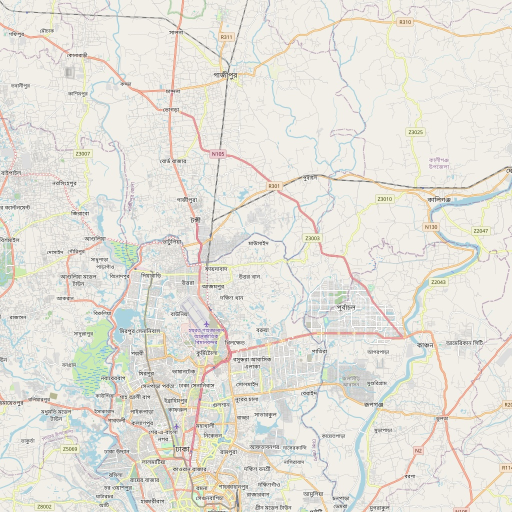
#> input picture Presentation/matlab/osm_basemap_4camp.jpg, 1024 x 1024 px (shown at 1/2 size)
$ python make_fig_routes.py
#> lines starting #> are read from the running program, lines starting #| are printed output that depends on the picture
"""Figure 1 of the journal paper: routes of the four development campaigns.

Redraw from the route and handover CSVs and the cached OpenStreetMap basemap in
Presentation/matlab (tiles fetched once at zoom 13; Map data (c) OpenStreetMap contributors, ODbL).
Usage:
  python make_fig_routes.py <out.png>                 cached OSM basemap (Bengali labels)
  python make_fig_routes.py <out.png> --tiles esri    English labels: downloads Esri World Street Map
        tiles once (zoom 13, ~35 tiles, cached in Presentation/matlab/tiles_esri). Needs internet.
        LOOK AT THE RESULT: a provider that has started requiring a key returns watermarked tiles.
  python make_fig_routes.py <out.png> --tiles mock    offline self-test of the stitching
"""
import sys, pathlib, math, io, time, argparse, urllib.request
import numpy as np, pandas as pd
import matplotlib
matplotlib.use("Agg")
import matplotlib.pyplot as plt
from PIL import Image
from matplotlib.lines import Line2D

ROOT = pathlib.Path(__file__).resolve().parents[4]
SRC = ROOT / "Presentation" / "matlab"
ap = argparse.ArgumentParser()
ap.add_argument("out", nargs="?", default="fig03_map_routes.png")
ap.add_argument("--tiles", choices=["cached", "esri", "mock"], default="cached")
ap.add_argument("--zoom", type=int, default=13)
args = ap.parse_args()
OUT = args.out

lat0, lon0 = 23.812500, 90.404213
def km(lat, lon):
    R, k = 6378.137, np.cos(np.deg2rad(lat0))
    merc = lambda p: np.log(np.tan(np.pi / 4 + np.deg2rad(p) / 2))
    return R * np.deg2rad(lon - lon0) * k, R * (merc(lat) - merc(lat0)) * k

R = pd.read_csv(SRC / "map_route_4camp.csv")
#> (reads Presentation/matlab/map_route_4camp.csv from the repository)
H = pd.read_csv(SRC / "map_handovers_4camp.csv")
#> (reads Presentation/matlab/map_handovers_4camp.csv from the repository)
cols = {1: "#1f4e79", 2: "#e69f00", 3: "#2a8c55", 4: "#c0392b"}
drives = {1: 15, 2: 8, 3: 20, 4: 14}

xw, xe, ys, yn = -5.5020, 15.4772, -7.9731, 19.8306   # plotted window (km)
_R, _K = 6378.137, math.cos(math.radians(lat0))
_merc = lambda p: math.log(math.tan(math.pi / 4 + math.radians(p) / 2))
_X = lambda lon: _R * math.radians(lon - lon0) * _K
_Y = lambda lat: _R * (_merc(lat) - _merc(lat0)) * _K
_tlon = lambda n, z: n / 2 ** z * 360 - 180
_tlat = lambda m, z: math.degrees(math.atan(math.sinh(math.pi * (1 - 2 * m / 2 ** z))))
_tx = lambda lon, z: int((lon + 180) / 360 * 2 ** z)
_ty = lambda lat, z: int((1 - math.asinh(math.tan(math.radians(lat))) / math.pi) / 2 * 2 ** z)


def _lon_of(xkm):
    return lon0 + math.degrees(xkm / (_R * _K))


def _lat_of(ykm):
    m = ykm / (_R * _K) + _merc(lat0)
    return math.degrees(2 * math.atan(math.exp(m)) - math.pi / 2)


def stitched_basemap(source, z):
    """Web-Mercator tiles covering the plotted window -> (image, extent in km)."""
    n_w, n_e = _tx(_lon_of(xw), z), _tx(_lon_of(xe), z)
    m_n, m_s = _ty(_lat_of(yn), z), _ty(_lat_of(ys), z)
    cache = SRC / ("tiles_esri" if source == "esri" else "tiles_mock")
    cache.mkdir(exist_ok=True)
    mosaic = Image.new("RGB", ((n_e - n_w + 1) * 256, (m_s - m_n + 1) * 256), "white")
    for n in range(n_w, n_e + 1):
        for m in range(m_n, m_s + 1):
            f = cache / f"{z}_{n}_{m}.img"
            if source == "mock":                      # crop from the cached z12 mosaic
                mos = Image.open(SRC / "osm_basemap_4camp.jpg").convert("RGB")
                n0, m0 = 3075, 1766                   # tile index of the mosaic's top-left
                tile = mos.crop(((n - n0) * 256, (m - m0) * 256, (n - n0 + 1) * 256, (m - m0 + 1) * 256))
            else:
                if not f.exists():
                    url = f"https://server.arcgisonline.com/ArcGIS/rest/services/World_Street_Map/MapServer/tile/{z}/{m}/{n}"
                    req = urllib.request.Request(url, headers={"User-Agent": "handover-figure/1.0 (academic; one-time fetch)"})
                    f.write_bytes(urllib.request.urlopen(req, timeout=30).read())
                    time.sleep(0.2)
                tile = Image.open(f).convert("RGB")
            mosaic.paste(tile, ((n - n_w) * 256, (m - m_n) * 256))
    ext = [_X(_tlon(n_w, z)), _X(_tlon(n_e + 1, z)), _Y(_tlat(m_s + 1, z)), _Y(_tlat(m_n, z))]
    return np.asarray(mosaic).astype(float), ext


if args.tiles == "cached":
    img = np.asarray(Image.open(SRC / "osm_basemap_4camp.jpg").convert("RGB")).astype(float)
    # cached zoom-12 mosaic: top-left tile corner at (-14.313, 26.068) km, 0.03496 km/px
    px = 0.03496
    ext = [-14.313, -14.313 + 1024 * px, 26.068 - 1024 * px, 26.068]
    credit = "Map data \u00a9 OpenStreetMap contributors"
else:
    z = 12 if args.tiles == "mock" else args.zoom
    img, ext = stitched_basemap(args.tiles, z)
    credit = ("Map data \u00a9 OpenStreetMap contributors" if args.tiles == "mock"
              else "Esri, HERE, Garmin, \u00a9 OpenStreetMap contributors")
img = (255 - 0.72 * (255 - img)).astype(np.uint8) if args.tiles != "esri" else img.astype(np.uint8)
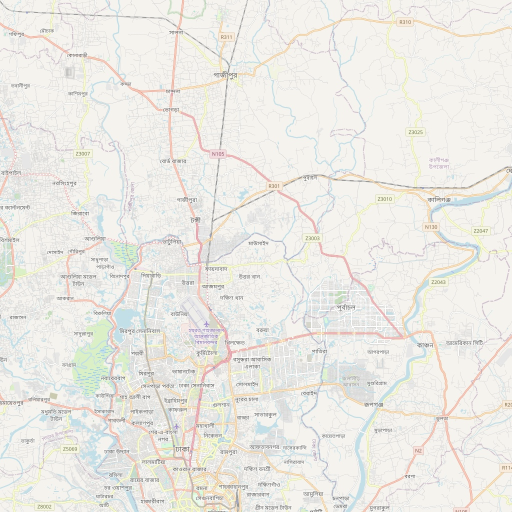
#> img: shape (1024, 1024, 3) (shown at 1/2 size); mean R, G, B 235.8, 234.3, 228.9

plt.rcParams.update({"font.family": "DejaVu Sans", "font.size": 11})
fig, ax = plt.subplots(figsize=(5.6, 6.6), dpi=300)
ax.imshow(img, extent=ext, origin="upper", zorder=0, interpolation="bilinear")
for c in (1, 2, 3, 4):
    r = R[R.cap == c]
    x, y = km(r.lat.values, r.lon.values)
    ax.plot(x, y, ".", ms=2.2, color=cols[c], alpha=.95, rasterized=True, zorder=3)
# operator-B blind capture (9 Oct 2026): GPS track from the one-hertz export
#> (the run stopped early here; a loop or call above may not have finished)
